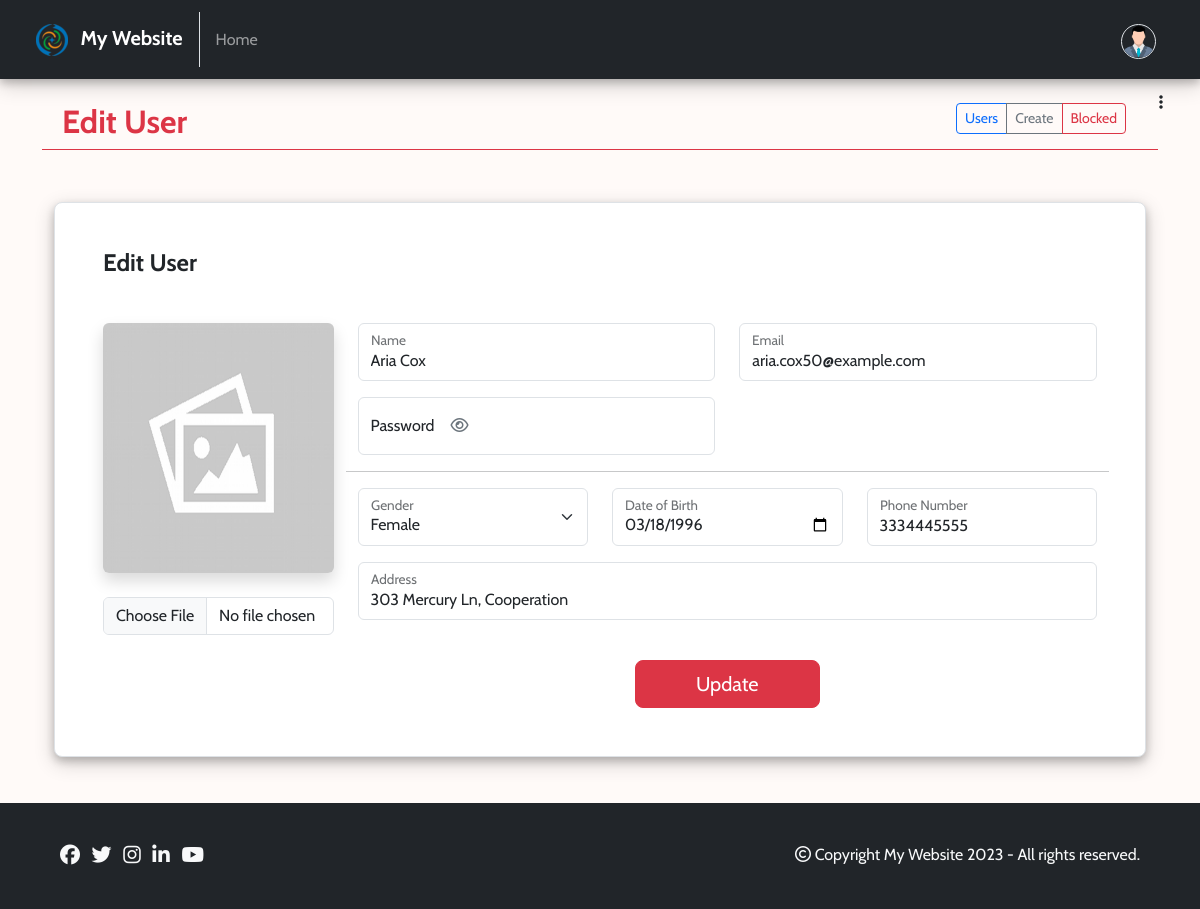
The page /admin/users/edit.php?id=50 (signed in) on the database its author committed.
### tables this page shows
CREATE TABLE `users` (
  `id` int(11) NOT NULL,
  `name` varchar(255) NOT NULL,
  `email` varchar(255) NOT NULL,
  `password` varchar(255) NOT NULL,
  `gender` char(1) DEFAULT NULL,
  `dob` date DEFAULT NULL,
  `phone` varchar(15) DEFAULT NULL,
  `address` varchar(255) DEFAULT NULL,
  `image` varchar(255) DEFAULT NULL,
  `role` char(1) NOT NULL DEFAULT 'u',
  `status` tinyint(1) NOT NULL DEFAULT 1,
  `created_at` datetime NOT NULL DEFAULT current_timestamp(),
  `updated_at` datetime NOT NULL DEFAULT current_timestamp()
);

### admin/users/variables.php (called while the page is built)
<?php
$singular = "user";
$plural = "users";
?>

### logics/db.php (called while the page is built, shortened)
<?php
class db
{
	private $dbHost = "localhost";
	private $dbUser = "root";
	private $dbPassword = "";
	private $dbName = "php_basic_crud_db";
	private $mysqli = "";
	private $conn = false;
	public function __construct()
	{
		if(!$this->conn)
		{
			$this->mysqli = new mysqli($this->dbHost, $this->dbUser, $this->dbPassword, $this->dbName);
			$this->conn = true;
		}
		else
		{
			return true;
		}
	}
	public function dynamicallyBindParameters($query, $params)
	{
		$types = '';
	        foreach($params as $param)
	        {
	            if(is_int($param))
	            {	$types .= 'i';	}
	            elseif (is_float($param))
	            {	$types .= 'd';	}
	            elseif (is_string($param))
	            {   $types .= 's';	}
	            else
	            {   $types .= 'b';	}
	        }
	        $bind_names[] = $types;
	        for ($i=0; $i<count($params);$i++)
	        {
	            $bind_name = 'bind' . $i;
	            $bind_names[] = &$$bind_name;
	        }
	        return $bind_names;
	}
	public function executeSQL($query, $params, $select = false)
	{
	    if (!empty($params))
	    {
	        $bind_names = $this->dynamicallyBindParameters($query, $params);
			$query = $this->mysqli->prepare($query);
	        call_user_func_array(array($query,'bind_param'), $bind_names);
	        $query->execute();
	        if($select)
	        {
	        	$result = $query->get_result()->fetch_all(MYSQLI_ASSOC);
	    	}
	    }
	    return $result;
	}
}
?>

### admin/includes/header.php (called while the page is built, shortened)
<?php
include('../../logics/db.php');
$obj = new db();
include('variables.php');
?>

### admin/users/edit.php (the view, shortened to what this page needs)
<?php
include('../includes/header.php');
$id = $_GET['id'];
$paramList = [$id];
$sql = "SELECT * FROM $plural WHERE id = ? AND status != 0 AND role != 'a'";
$result = $obj->executeSQL($sql, $paramList, true);
if($result == '' || empty($result))
{
    $_SESSION['error'] = "Something went wrong.";
    header('location: index.php'); die();
}
else
{
    $row = $result[0];
}
?>
<!DOCTYPE html>
<html lang="en">
<head>
    <?php include('../includes/head-contents.php'); ?>
</head>
<body>
    <?php include('../includes/admin-navbar.php'); ?>
    <?php include('../includes/admin-sidebar.php'); ?>
    <div class="container my-4">
        <div class="row px-2">
            <div class="col-6">
                <h2 class="text-danger fw-bold">Edit <?php echo ucwords($singular); ?></h2>
            </div>
            <div class="col-6 text-end">
                <div class="btn-group" role="group" aria-label="Basic outlined example">
                    <a href="index.php" type="button" class="btn btn-sm btn-outline-primary"><?php echo ucwords($plural); ?></a>
                    <a href="create.php" type="button" class="btn btn-sm btn-outline-secondary">Create</a>
                    <a href="blocked.php" type="button" class="btn btn-sm btn-outline-danger">Blocked</a>
                </div>
            </div>
        </div>
        <hr class="text-danger opacity-100 my-0">
    </div>
    <div class="container my-5 px-4 py-1">
        <form class="p-4 p-md-5 border rounded-3 bg-white box needs-validation" onsubmit="return validateForm()" novalidate action="update.php" method="POST" enctype="multipart/form-data">
            <h4 class="fw-bold lh-1 mb-5">Edit <?php echo ucwords($singular); ?></h4>
            <div class="row">
                <div class="col-md-3 text-center">
                    <?php
                        if($row['image'] != '')
                        {
                            $img = "../uploads/$plural/" . $row['image'];
                        }
                        else
                        {
                            $img = "../../images/placeholder.png";
                        }
                    ?>
                    <img src="<?php echo $img; ?>" class="img img-fluid shadow rounded mb-4 entityImage" id="img">
                    <input type="file" name="img" accept="image/x-png,image/jpeg" id="imageUpload" class="form-control mb-3">
                </div>
                <div class="col-md-9">
                    <div class="row">
                        <div class="col-md-6">
                            <div class="form-floating mb-3">
                                <input type="name" class="form-control" name="name" value="<?php echo $row['name'] ?>" placeholder="John Doe">
                                <label>Name</label>
                            </div>
                        </div>
                        <div class="col-md-6">
                            <div class="form-floating mb-3">
                                <input type="email" class="form-control" name="email" value="<?php echo $row['email'] ?>" placeholder="name@example.com" required>
                                <label>Email</label>
                            </div>
                        </div>
                        <div class="col-md-6">
                            <div class="form-floating mb-3">
                                <input type="password" class="form-control" id="floatingPassword" name="password" placeholder="Password">
                                <label class="w-100">Password<i class="fa-regular text-secondary fa-eye eyeButton ms-3" id="eyeButton" onclick="togglePassword();"></i></label>
                            </div>
                        </div>
                        <hr>
                        <div class="col-md-4">
                            <div class="form-floating mb-3">
                                <select class="form-select" name="gender">
                                    <option value="f" <?php echo ($row['gender'] == 'f') ? "selected" : "" ?>>Female</option>
                                </select>
                                <label>Gender</label>
                            </div>
                        </div>
                        <div class="col-md-4">
                            <div class="form-floating mb-3">
                                <input type="date" class="form-control" onclick="setDefaultDoB(this)" name="dob" value="<?php echo $row['dob'] ?>" placeholder="Date of Birth">
                                <label>Date of Birth</label>
                            </div>
                        </div>
                        <div class="col-md-4">
                            <div class="form-floating mb-3">
                                <input type="tel" class="form-control" name="phone" value="<?php echo $row['phone'] ?>" placeholder="Phone Number">
                                <label>Phone Number</label>
                            </div>
                        </div>
                        <div class="col-md-12">
                            <div class="form-floating mb-3">
                                <input type="address" class="form-control" name="address" value="<?php echo $row['address'] ?>" placeholder="Address">
                                <label>Address</label>
                            </div>
                        </div>
                        <div class="col-md-12">
                            <input type="submit" class="w-25 mx-auto d-block btn btn-lg btn-danger mt-4" name="submit" value="Update">
                        </div>
                    </div>
                </div>
            </div>
        </form>
    </div>
    <?php include('../../includes/footer.php'); ?>
</body>
</html>

### css/style.css (style rules this page uses)
* { font-family: 'Cabin', Helvetica, sans-serif; }
body { min-height: 100vh; position: relative; margin: 0; padding-bottom: 100px; box-sizing: border-box; background-color: #FFFAF8; }
.box { box-shadow: 0 4px 8px 0 rgba(0, 0, 0, 0.2), 0 6px 20px 0 rgba(0, 0, 0, 0.19); }
.eyeButton { pointer-events: auto !important; cursor: pointer; }
.entityImage { width: 250px; height: 250px; }

### rows shown on the page
users: name "Aria Cox", email "aria.cox50@example.com", gender "Female", dob "03/18/1996", phone "3334445555", address "303 Mercury Ln, Cooperation"

### other values the page prints
WEBSITE_NAME "My Website"
$singular "User"
$plural "Users"
